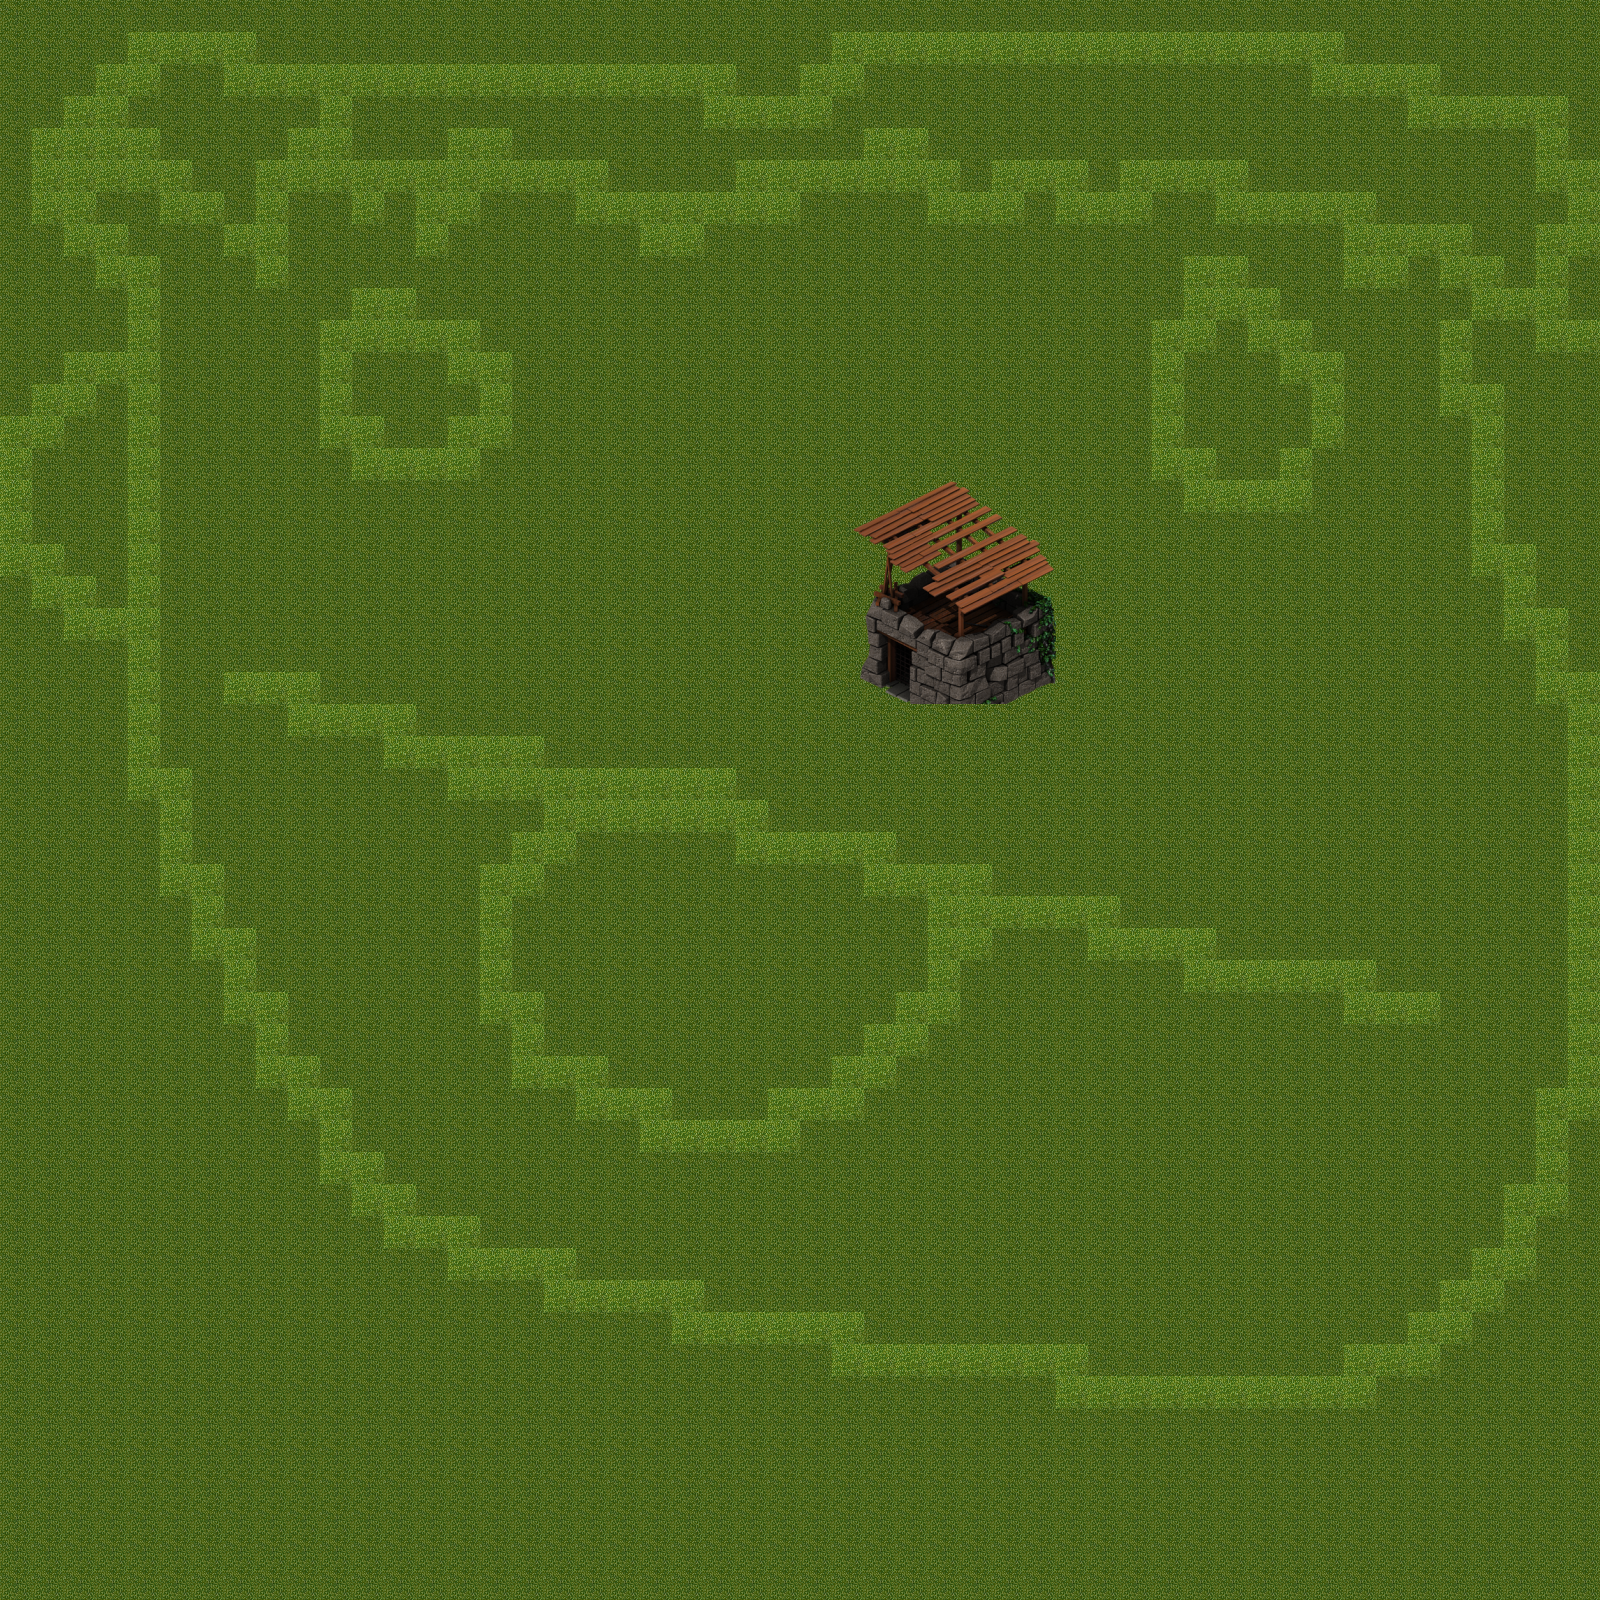

A level layout from a 2D game, rendered from its tile map. Below: a short description, then the map file with tile-grid data replaced by summaries:
An orthogonal 50x50 tile map with 32x32 px tiles, 2 tile layers (ground, buildings), 2 tilesets.

<map version="1.2" tiledversion="1.2.1" orientation="orthogonal" renderorder="right-down" width="50" height="50" tilewidth="32" tileheight="32" infinite="0" nextlayerid="3" nextobjectid="1">
 <tileset firstgid="1" name="groundtiles1" tilewidth="32" tileheight="32" tilecount="399" columns="19">
  <image source="tilesets/groundtiles1.png" width="608" height="672" />
 </tileset>
 <tileset firstgid="400" name="towerruin1" tilewidth="32" tileheight="32" tilecount="49" columns="7">
  <image source="tilesets/towerruin1.png" width="224" height="224" />
 </tileset>
 <layer id="1" name="ground" width="50" height="50">
  <data>[2500 cells, 2500 non-empty, 2 distinct tile ids]</data>
 </layer>
 <layer id="2" name="buildings" width="50" height="50">
  <data>[2500 cells, 43 non-empty, 43 distinct tile ids]</data>
 </layer>
</map>